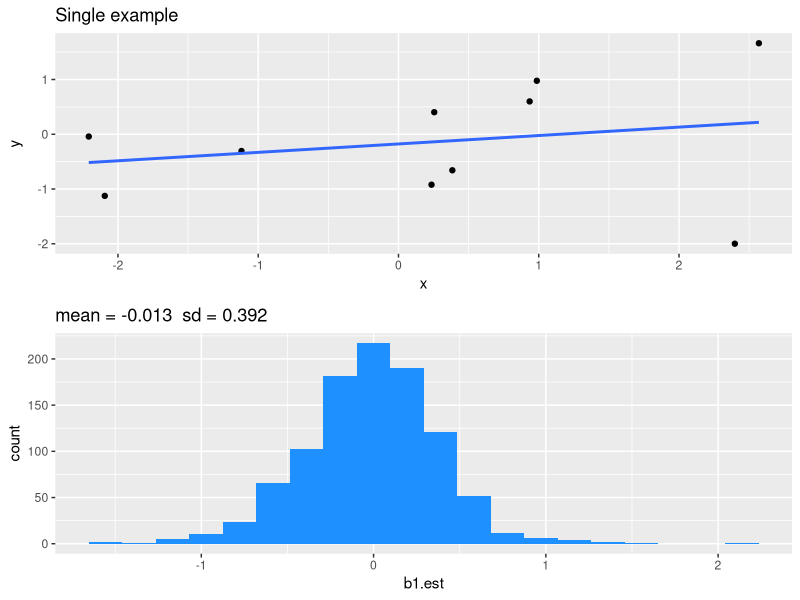
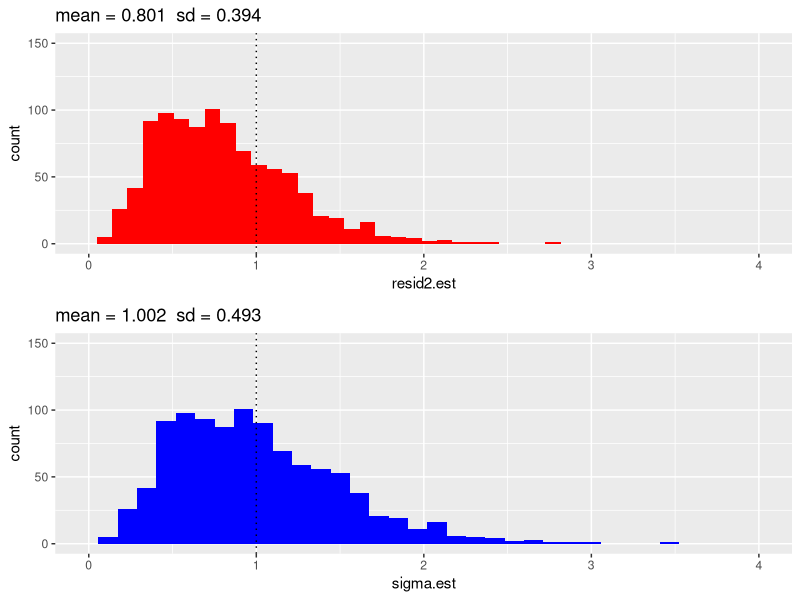
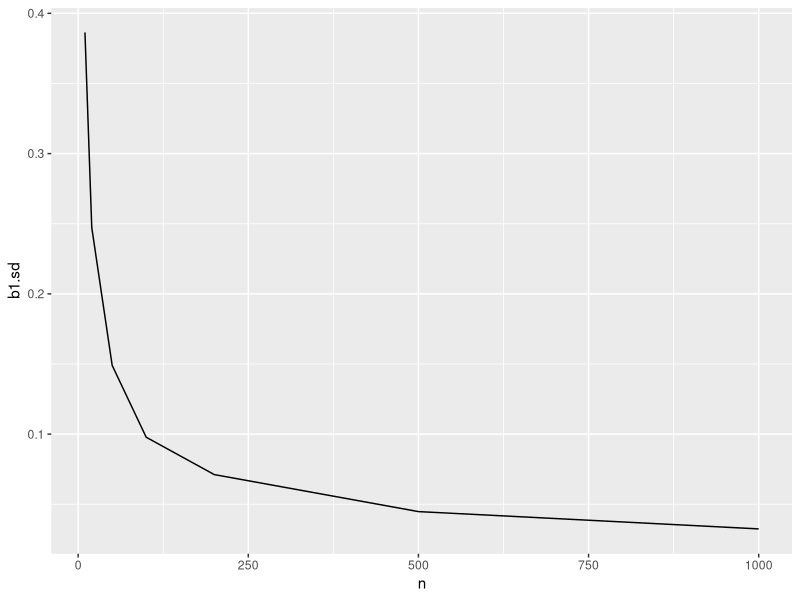

The R source for these figures, in order: (Note: a time limit stopped this script after it produced the figures.)

# Install required packages if they're not already installed, then load
for (f in c('dplyr', 'ggplot2', 'grid')) {
    if (!f %in% rownames(installed.packages())) {
        install.packages(f, dependencies = TRUE)
    }
    library(f, character.only = TRUE)
}; rm(f)




# =========================
# Assignment:
# =========================
# 1. Use the code in PS2 to examine the inference properties of LMs estimated using 
# Least Squares when applied to simulated regression data with continuous values of Y. 
# Investigate the properties of bias, efficiency, consistency, type I errors, and 
# power for the estimator of the slope b1. Also investigate bias and efficiency of 
# the estimator of the variance of the residuals; is the unbiased estimator the more 
# efficient?

# 2. Use the code in PS2 to examine the inference properties of LMs estimated using 
# Least Squares when applied to simulated regression data with binary values of Y. 
# Investigate the properties of bias, efficiency, consistency, type I errors, and 
# power for the estimator of the slope b1. Also investigate bias and efficiency of 
# the estimator of the variance of the residuals.

# 3. (optional) Derive mathematically the formula for the estimator of LS regression 
# coefficients.





# ========================================================================================
# ========================================================================================

# PS2: Investigating LMs with simulations

# ========================================================================================
# ========================================================================================


# ------------
# Simulating data
# ------------
cont_sim <- function(b0 = 0, b1 = 0, e.sd = 1, n = 10, single_ex = FALSE) {
    X <- rnorm(n = n)
    Y <- b0 + b1*X + rnorm(n = n, mean = 0, sd = e.sd)
    if (single_ex) {
        return(data_frame(x = X, y = Y))
    }
    z <- lm(Y ~ X, data = NULL)
    out_df <- data_frame(
        b0.est = z$coef[1],
        b1.est = z$coef[2],
        resid2.est = mean(z$resid^2),  # "residual sum of squares"
        sigma.est = mean(z$resid^2)*n/(n-2),  # "estimated variance of the random error"
        P = summary(z)$coef[2,4]
    )
    return(out_df)
}


nsims <- 1000

set.seed(111)
sim_df <- replicate(nsims, cont_sim(), simplify = FALSE) %>% bind_rows
sing_df <- cont_sim(single_ex = TRUE)


lm_p <- ggplot(sing_df, aes(x, y)) +
    ggtitle("Single example") + 
    geom_point() +
    geom_smooth(method = 'lm', se = FALSE)

sim_b1_h <- ggplot(sim_df, aes(b1.est)) + 
    geom_histogram(bins = 20, fill = 'dodgerblue') +
    ggtitle(paste('mean =', sprintf("%.3f", mean(sim_df$b1.est)),
                  ' sd =', sprintf("%.3f", sd(sim_df$b1.est))))

grid.newpage()
grid.draw(rbind(ggplotGrob(lm_p), 
                ggplotGrob(sim_b1_h), 
                size = "last"))



# ------------
# Two estimates of sigma
# ------------

# Residual sum of squares
sim_resid2_h <- ggplot(sim_df, aes(resid2.est)) + 
    geom_histogram(bins = 30, fill = 'red') +
    geom_vline(aes(xintercept = 1^2), linetype= 3) +
    ggtitle(paste('mean =', sprintf("%.3f", mean(sim_df$resid2.est)),
                  ' sd =', sprintf("%.3f", sd(sim_df$resid2.est)))) + 
    coord_cartesian(xlim = c(0, 4), ylim = c(0, 150))

# Sigma: estimated variance of the random error
sim_sigma_h <- ggplot(sim_df, aes(sigma.est)) + 
    geom_histogram(bins = 30, fill = 'blue') +
    geom_vline(aes(xintercept = 1^2), linetype= 3) +
    ggtitle(paste('mean =', sprintf("%.3f", mean(sim_df$sigma.est)),
                  ' sd =', sprintf("%.3f", sd(sim_df$sigma.est)))) + 
    coord_cartesian(xlim = c(0, 4), ylim = c(0, 150))

grid.newpage()
grid.draw(rbind(ggplotGrob(sim_resid2_h), 
                ggplotGrob(sim_sigma_h), 
                size = "last"))

# ------------
# Bias
# ------------
# Using Mean Signed Deviation (MSD)

# In estimators of sigma
sum((sim_df$resid2.est - 1) / nrow(sim_df))
sum((sim_df$sigma.est - 1) / nrow(sim_df))
# sigma.est is *less* biased

# In b1
sum((sim_df$b1.est - 0) / nrow(sim_df))


# ------------
# Efficiency
# ------------
# Relative
{sum((sim_df$resid2.est - 1)^2) / nrow(sim_df)} / 
{sum((sim_df$sigma.est - 1)^2) / nrow(sim_df)}
# sigma.est is *less* efficient


# ------------
# Type I errors
# ------------
mean(sim_df$P < 0.05)



# ------------
# Consistency
# ------------

nrange <- c(10, 20, 50, 100, 200, 500, 1000)

mult_ns <- data_frame()
set.seed(222)
for(n in nrange){
    output <- replicate(nsims, cont_sim(n = n), simplify = FALSE) %>% 
        bind_rows %>%
        mutate(n = as.integer(n))
    mult_ns <- bind_rows(mult_ns, output)
}; rm(n, output)


consistency <- mult_ns %>% 
    group_by(n) %>% 
    summarize(b1.sd = sd(b1.est))

ggplot(consistency, aes(n, b1.sd)) + geom_line()



# ------------
# Power
# ------------

b1range <- c(0, 0.1, 0.2, 0.3, 0.4, 0.5)

mult_b1 <- data_frame()
set.seed(333)
for(b1 in b1range){
    output <- replicate(nsims, cont_sim(n = 100, b1 = b1), simplify = FALSE) %>% 
        bind_rows %>%
        mutate(b1.true = b1)
    mult_b1 <- bind_rows(mult_b1, output)
}; rm(b1, output)

mult_b1$rejected <- mult_b1$P < 0.05

powers <- mult_b1 %>% 
    group_by(b1.true) %>% 
    summarize(rejected = mean(rejected))

ggplot(powers, aes(b1.true, rejected)) + geom_line()



# 

mult_np <- data_frame()
set.seed(333)
for(n in nrange){
    output <- replicate(nsims, cont_sim(n = n, b1 = 0.2), simplify = FALSE) %>% 
        bind_rows %>%
        mutate(n = n)
    mult_np <- bind_rows(mult_np, output)
}; rm(n, output)

mult_np$rejected <- mult_np$P < 0.05

powers_n <- mult_np %>% 
    group_by(n) %>% 
    summarize(rejected = mean(rejected))

ggplot(powers_n, aes(n, rejected)) + geom_line()



# ==========================================================================
# ==========================================================================

# Simulate a binary dataset

# ==========================================================================
# ==========================================================================

inv_logit <- function(x){
    exp(x)/(1 + exp(x))
}


bin_sim <- function(b0 = 0, b1 = 0, n = 10) {
    X <- rnorm(n = n)
    Y <- rbinom(n = n, size = 1, prob = inv_logit(b0 + b1*X))
    z <- lm(Y ~ X, data = NULL)
    out_df <- data_frame(
        b0.est = z$coef[1],
        b1.est = z$coef[2],
        resid2.est = mean(z$resid^2),  # "residual sum of squares"
        sigma.est = mean(z$resid^2)*n/(n-2),  # "estimated variance of the random error"
        P = summary(z)$coef[2,4]
    )
    return(out_df)
}

nsims <- 1000

set.seed(111)
sim_df <- replicate(nsims, bin_sim(), simplify = FALSE) %>% bind_rows


# ------------
# Two estimates of sigma
# ------------

# Residual sum of squares
sim_resid2_h <- ggplot(sim_df, aes(resid2.est)) + 
    geom_histogram(bins = 30, fill = 'red') +
    # geom_vline(aes(xintercept = 1^2), linetype= 3) +
    ggtitle(paste('mean =', sprintf("%.3f", mean(sim_df$resid2.est)),
                  ' sd =', sprintf("%.3f", sd(sim_df$resid2.est)))) + 
    coord_cartesian(xlim = c(-0.01, 0.325), ylim = c(0, 150))

# Sigma: estimated variance of the random error
sim_sigma_h <- ggplot(sim_df, aes(sigma.est)) + 
    geom_histogram(bins = 30, fill = 'blue') +
    # geom_vline(aes(xintercept = 1^2), linetype= 3) +
    ggtitle(paste('mean =', sprintf("%.3f", mean(sim_df$sigma.est)),
                  ' sd =', sprintf("%.3f", sd(sim_df$sigma.est)))) + 
    coord_cartesian(xlim = c(-0.01, 0.325), ylim = c(0, 150))

grid.newpage()
grid.draw(rbind(ggplotGrob(sim_resid2_h), 
                ggplotGrob(sim_sigma_h), 
                size = "last"))



# ------------
# Bias
# ------------
# Using Mean Signed Deviation (MSD)

# From simple binomial distribution (does this apply here??)
sigma_known <- 0.5 * 0.5

# In estimators of sigma
sum((sim_df$resid2.est - sigma_known) / nrow(sim_df))
sum((sim_df$sigma.est - sigma_known) / nrow(sim_df))

# In b1
sum((sim_df$b1.est - 0) / nrow(sim_df))


# ------------
# Efficiency
# ------------
# Relative
{sum((sim_df$resid2.est - sigma_known)^2) / nrow(sim_df)} /
{sum((sim_df$sigma.est - sigma_known)^2) / nrow(sim_df)}



# ------------
# Type I errors
# ------------
mean(sim_df$P < 0.05, na.rm = TRUE)

# Not sure why there are any NaNs
sim_df %>% filter(is.na(P))


# ------------
# Consistency
# ------------

nrange <- c(10, 20, 50, 100, 200, 500, 1000)

mult_ns <- data_frame()
set.seed(222)
for(n in nrange){
    output <- replicate(nsims, bin_sim(n = n), simplify = FALSE) %>% 
        bind_rows %>%
        mutate(n = as.integer(n))
    mult_ns <- bind_rows(mult_ns, output)
}; rm(n, output)


consistency <- mult_ns %>% 
    group_by(n) %>% 
    summarize(b1.sd = sd(b1.est))
consistency

ggplot(consistency, aes(n, b1.sd)) + geom_line()



# ------------
# Power
# ------------

b1range <- c(0, 0.1, 0.2, 0.3, 0.4, 0.5)

mult_b1 <- data_frame()
set.seed(333)
for(b1 in b1range){
output <- replicate(nsims, bin_sim(n = 100, b1 = b1), simplify = FALSE) %>% 
        bind_rows %>%
        mutate(b1.true = b1)
    mult_b1 <- bind_rows(mult_b1, output)
}; rm(b1, output)

mult_b1$rejected <- mult_b1$P < 0.05

powers <- mult_b1 %>% 
    group_by(b1.true) %>% 
    summarize(rejected = mean(rejected))
powers

ggplot(powers, aes(b1.true, rejected)) + geom_line()












# ========================================================================================
# ========================================================================================
# ========================================================================================
# ========================================================================================
# ========================================================================================
# ========================================================================================
# ========================================================================================
# ========================================================================================
# ========================================================================================
# ========================================================================================



# # Moving this file to Box folder...
# system(
#     paste("mkdir -p ~/'Box Sync/ZooEnt_540_2016/Homework Folders/L_Nell/ps2/' &&",
#           "cd", getwd(),
#           "&& cp Nell_PS2.R",
#           "~/'Box Sync/ZooEnt_540_2016/Homework Folders/L_Nell/ps2/'")
# )
